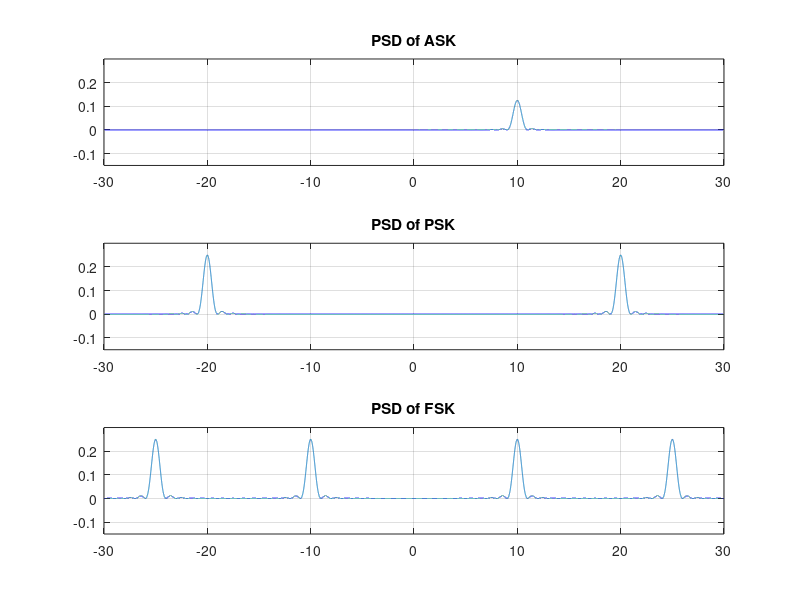

MATLAB code to generate this figure:
clc; clear;
%% PSD of ASK
f = -30:0.001:30;
fc = 10;
Tb = 1;
Sy = sin((pi*Tb).*(f-fc)).^2;
Sy = Sy ./((f-fc).^2);
Sy = Sy./(pi^2);
Sy = Sy / (8*Tb);
plot(f, Sy); grid on;

subplot(3,1,1)
plot(f, Sy); grid on;
title("PSD of ASK");
ylim([-0.15 0.3]);

%% PSD of PSK
f = -30:0.001:30;
fc = 20;
Tb = 1;
% Sy = sin((pi*Tb).*f).^2;
% Sy = Sy ./(f.^2);
% Sy = Sy./(Tb*(pi^2));
% plot(f, Sy); grid on;

Sz1 = (sin((pi*Tb).*(f-fc)).^2);
Sz1 = Sz1 ./ ((f-fc).^2);
Sz1 = Sz1 / (pi^2);

Sz2 = (sin((pi*Tb).*(f+fc)).^2);
Sz2 = Sz2 ./ ((f+fc).^2);
Sz2 = Sz2 / (pi^2);

Sz = (Sz1 + Sz2)/(4*Tb);

subplot(3,1,2)
plot(f, Sz); grid on;
title("PSD of PSK");
ylim([-0.15 0.3]);

%% PSD of FSK
f = -30:0.001:30;
fc1 = 10;
fc2 = 25;
Tb = 1;

Sz1 = (sin((pi*Tb).*(f-fc1)).^2);
Sz1 = Sz1 ./ ((f-fc1).^2);
Sz1 = Sz1 / (pi^2);

Sz2 = (sin((pi*Tb).*(f+fc1)).^2);
Sz2 = Sz2 ./ ((f+fc1).^2);
Sz2 = Sz2 / (pi^2);

Sz3 = (sin((pi*Tb).*(f-fc2)).^2);
Sz3 = Sz3 ./ ((f-fc2).^2);
Sz3 = Sz3 / (pi^2);

Sz4 = (sin((pi*Tb).*(f+fc2)).^2);
Sz4 = Sz4 ./ ((f+fc2).^2);
Sz4 = Sz4 / (pi^2);

Sz = (Sz1 + Sz2 + Sz3 + Sz4)/(4*Tb);

subplot(3,1,3);
plot(f, Sz); grid on;
title("PSD of FSK");
ylim([-0.15 0.3]);